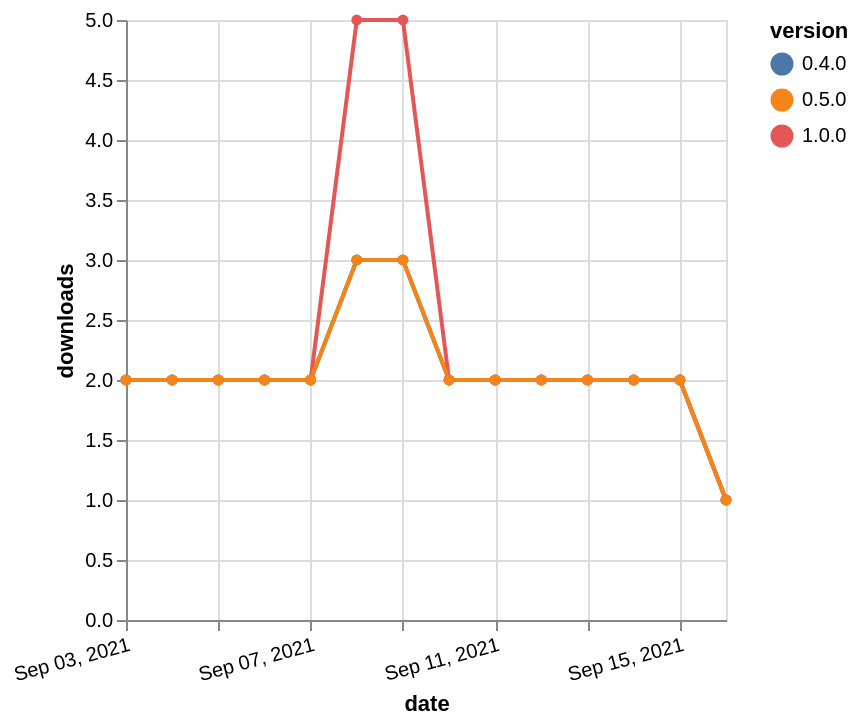

Vega-Lite specification stored for this chart:
### Vega-Lite specification from a JSON file in a GitHub repository (floating-point values rounded to 4 significant figures)
{"$schema": "https://vega.github.io/schema/vega-lite/v5.json", "description": "A simple bar chart with embedded data.", "data": {"values": [{"date": "2021-09-03", "total": 2279, "delta": 2, "version": "0.4.0"}, {"date": "2021-09-04", "total": 2281, "delta": 2, "version": "0.4.0"}, {"date": "2021-09-05", "total": 2283, "delta": 2, "version": "0.4.0"}, {"date": "2021-09-06", "total": 2285, "delta": 2, "version": "0.4.0"}, {"date": "2021-09-07", "total": 2287, "delta": 2, "version": "0.4.0"}, {"date": "2021-09-08", "total": 2290, "delta": 3, "version": "0.4.0"}, {"date": "2021-09-09", "total": 2293, "delta": 3, "version": "0.4.0"}, {"date": "2021-09-10", "total": 2295, "delta": 2, "version": "0.4.0"}, {"date": "2021-09-11", "total": 2297, "delta": 2, "version": "0.4.0"}, {"date": "2021-09-12", "total": 2299, "delta": 2, "version": "0.4.0"}, {"date": "2021-09-13", "total": 2301, "delta": 2, "version": "0.4.0"}, {"date": "2021-09-14", "total": 2303, "delta": 2, "version": "0.4.0"}, {"date": "2021-09-15", "total": 2305, "delta": 2, "version": "0.4.0"}, {"date": "2021-09-16", "total": 2306, "delta": 1, "version": "0.4.0"}, {"date": "2021-09-03", "total": 2699, "delta": 2, "version": "1.0.0"}, {"date": "2021-09-04", "total": 2701, "delta": 2, "version": "1.0.0"}, {"date": "2021-09-05", "total": 2703, "delta": 2, "version": "1.0.0"}, {"date": "2021-09-06", "total": 2705, "delta": 2, "version": "1.0.0"}, {"date": "2021-09-07", "total": 2707, "delta": 2, "version": "1.0.0"}, {"date": "2021-09-08", "total": 2712, "delta": 5, "version": "1.0.0"}, {"date": "2021-09-09", "total": 2717, "delta": 5, "version": "1.0.0"}, {"date": "2021-09-10", "total": 2719, "delta": 2, "version": "1.0.0"}, {"date": "2021-09-11", "total": 2721, "delta": 2, "version": "1.0.0"}, {"date": "2021-09-12", "total": 2723, "delta": 2, "version": "1.0.0"}, {"date": "2021-09-13", "total": 2725, "delta": 2, "version": "1.0.0"}, {"date": "2021-09-14", "total": 2727, "delta": 2, "version": "1.0.0"}, {"date": "2021-09-15", "total": 2729, "delta": 2, "version": "1.0.0"}, {"date": "2021-09-16", "total": 2730, "delta": 1, "version": "1.0.0"}, {"date": "2021-09-03", "total": 2281, "delta": 2, "version": "0.5.0"}, {"date": "2021-09-04", "total": 2283, "delta": 2, "version": "0.5.0"}, {"date": "2021-09-05", "total": 2285, "delta": 2, "version": "0.5.0"}, {"date": "2021-09-06", "total": 2287, "delta": 2, "version": "0.5.0"}, {"date": "2021-09-07", "total": 2289, "delta": 2, "version": "0.5.0"}, {"date": "2021-09-08", "total": 2292, "delta": 3, "version": "0.5.0"}, {"date": "2021-09-09", "total": 2295, "delta": 3, "version": "0.5.0"}, {"date": "2021-09-10", "total": 2297, "delta": 2, "version": "0.5.0"}, {"date": "2021-09-11", "total": 2299, "delta": 2, "version": "0.5.0"}, {"date": "2021-09-12", "total": 2301, "delta": 2, "version": "0.5.0"}, {"date": "2021-09-13", "total": 2303, "delta": 2, "version": "0.5.0"}, {"date": "2021-09-14", "total": 2305, "delta": 2, "version": "0.5.0"}, {"date": "2021-09-15", "total": 2307, "delta": 2, "version": "0.5.0"}, {"date": "2021-09-16", "total": 2308, "delta": 1, "version": "0.5.0"}]}, "width": "container", "mark": {"type": "line", "point": {"filled": true}}, "encoding": {"x": {"field": "date", "type": "temporal", "timeUnit": "yearmonthdate", "title": "date", "axis": {"labelAngle": -15}}, "y": {"field": "delta", "type": "quantitative", "title": "downloads"}, "color": {"field": "version", "type": "nominal"}, "tooltip": {"field": "delta"}}}
